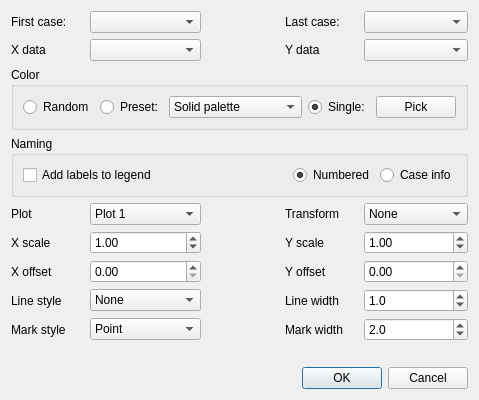
<?xml version="1.0" encoding="UTF-8"?>
<ui version="4.0">
 <class>case_dialog</class>
 <widget class="QDialog" name="case_dialog">
  <property name="geometry">
   <rect>
    <x>0</x>
    <y>0</y>
    <width>464</width>
    <height>364</height>
   </rect>
  </property>
  <property name="windowTitle">
   <string>Case line addition</string>
  </property>
  <layout class="QGridLayout" name="gridLayout_3">
   <item row="2" column="0">
    <widget class="QDialogButtonBox" name="OK_btn">
     <property name="enabled">
      <bool>true</bool>
     </property>
     <property name="orientation">
      <enum>Qt::Horizontal</enum>
     </property>
     <property name="standardButtons">
      <set>QDialogButtonBox::Cancel|QDialogButtonBox::Ok</set>
     </property>
    </widget>
   </item>
   <item row="1" column="0">
    <widget class="QLabel" name="error_label">
     <property name="sizePolicy">
      <sizepolicy hsizetype="Preferred" vsizetype="Fixed">
       <horstretch>0</horstretch>
       <verstretch>0</verstretch>
      </sizepolicy>
     </property>
     <property name="text">
      <string/>
     </property>
     <property name="alignment">
      <set>Qt::AlignCenter</set>
     </property>
    </widget>
   </item>
   <item row="0" column="0">
    <layout class="QGridLayout" name="gridLayout" rowstretch="10,0,0,0,0,0,0,0,0" columnstretch="0,0,0,0,0">
     <item row="6" column="0">
      <widget class="QLabel" name="label_13">
       <property name="text">
        <string>X offset</string>
       </property>
      </widget>
     </item>
     <item row="5" column="1">
      <widget class="ScienDSpinBox" name="case_xscale_sb">
       <property name="value">
        <double>1.000000000000000</double>
       </property>
      </widget>
     </item>
     <item row="5" column="3">
      <widget class="QLabel" name="label_12">
       <property name="text">
        <string>Y scale</string>
       </property>
      </widget>
     </item>
     <item row="7" column="1">
      <widget class="QComboBox" name="case_style_cb">
       <property name="currentText">
        <string>None</string>
       </property>
       <property name="currentIndex">
        <number>0</number>
       </property>
       <item>
        <property name="text">
         <string>None</string>
        </property>
       </item>
       <item>
        <property name="text">
         <string>Solid</string>
        </property>
       </item>
       <item>
        <property name="text">
         <string>Dashed</string>
        </property>
       </item>
       <item>
        <property name="text">
         <string>Dash-dot</string>
        </property>
       </item>
       <item>
        <property name="text">
         <string>Dotted</string>
        </property>
       </item>
      </widget>
     </item>
     <item row="4" column="4">
      <widget class="QComboBox" name="case_transform_cb">
       <item>
        <property name="text">
         <string>None</string>
        </property>
       </item>
       <item>
        <property name="text">
         <string>|.|</string>
        </property>
       </item>
       <item>
        <property name="text">
         <string>Arg(.)</string>
        </property>
       </item>
       <item>
        <property name="text">
         <string>unwrap Arg(.)</string>
        </property>
       </item>
       <item>
        <property name="text">
         <string>20log(.)</string>
        </property>
       </item>
       <item>
        <property name="text">
         <string>20log(|.|)</string>
        </property>
       </item>
       <item>
        <property name="text">
         <string>unwrap(.)</string>
        </property>
       </item>
      </widget>
     </item>
     <item row="0" column="0">
      <widget class="QLabel" name="label">
       <property name="text">
        <string>First case:</string>
       </property>
      </widget>
     </item>
     <item row="5" column="4">
      <widget class="ScienDSpinBox" name="case_yscale_sb">
       <property name="value">
        <double>1.000000000000000</double>
       </property>
      </widget>
     </item>
     <item row="1" column="0">
      <widget class="QLabel" name="label_3">
       <property name="text">
        <string>X data</string>
       </property>
      </widget>
     </item>
     <item row="7" column="3">
      <widget class="QLabel" name="label_7">
       <property name="text">
        <string>Line width</string>
       </property>
      </widget>
     </item>
     <item row="4" column="1">
      <widget class="QComboBox" name="case_render_cb">
       <item>
        <property name="text">
         <string>Plot 1</string>
        </property>
       </item>
       <item>
        <property name="text">
         <string>Plot 2.1</string>
        </property>
       </item>
       <item>
        <property name="text">
         <string>Plot 2.2</string>
        </property>
       </item>
       <item>
        <property name="text">
         <string>Plot 3</string>
        </property>
       </item>
       <item>
        <property name="text">
         <string>Plot 4.1</string>
        </property>
       </item>
       <item>
        <property name="text">
         <string>Plot 4.2</string>
        </property>
       </item>
       <item>
        <property name="text">
         <string>Plot 5</string>
        </property>
       </item>
      </widget>
     </item>
     <item row="8" column="4">
      <widget class="QDoubleSpinBox" name="case_markersize_sb">
       <property name="decimals">
        <number>1</number>
       </property>
       <property name="minimum">
        <double>0.100000000000000</double>
       </property>
       <property name="maximum">
        <double>20.000000000000000</double>
       </property>
       <property name="singleStep">
        <double>0.100000000000000</double>
       </property>
       <property name="value">
        <double>2.000000000000000</double>
       </property>
      </widget>
     </item>
     <item row="0" column="1">
      <widget class="QComboBox" name="case_first_cb"/>
     </item>
     <item row="0" column="3">
      <widget class="QLabel" name="label_2">
       <property name="text">
        <string>Last case:</string>
       </property>
      </widget>
     </item>
     <item row="0" column="4">
      <widget class="QComboBox" name="case_last_cb"/>
     </item>
     <item row="8" column="0">
      <widget class="QLabel" name="label_8">
       <property name="text">
        <string>Mark style</string>
       </property>
      </widget>
     </item>
     <item row="1" column="3">
      <widget class="QLabel" name="label_4">
       <property name="text">
        <string>Y data</string>
       </property>
      </widget>
     </item>
     <item row="8" column="3">
      <widget class="QLabel" name="label_9">
       <property name="text">
        <string>Mark width</string>
       </property>
      </widget>
     </item>
     <item row="4" column="0">
      <widget class="QLabel" name="label_10">
       <property name="text">
        <string>Plot</string>
       </property>
      </widget>
     </item>
     <item row="1" column="4">
      <widget class="QComboBox" name="case_ydata_cb"/>
     </item>
     <item row="6" column="3">
      <widget class="QLabel" name="label_14">
       <property name="text">
        <string>Y offset</string>
       </property>
      </widget>
     </item>
     <item row="8" column="1">
      <widget class="QComboBox" name="case_marker_cb">
       <property name="currentText">
        <string>Point</string>
       </property>
       <property name="currentIndex">
        <number>1</number>
       </property>
       <item>
        <property name="text">
         <string>None</string>
        </property>
       </item>
       <item>
        <property name="text">
         <string>Point</string>
        </property>
       </item>
       <item>
        <property name="text">
         <string>Pixel</string>
        </property>
       </item>
       <item>
        <property name="text">
         <string>Circle</string>
        </property>
       </item>
       <item>
        <property name="text">
         <string>Triangle down</string>
        </property>
       </item>
       <item>
        <property name="text">
         <string>Triangle up</string>
        </property>
       </item>
       <item>
        <property name="text">
         <string>Triangle left</string>
        </property>
       </item>
       <item>
        <property name="text">
         <string>Triangle right</string>
        </property>
       </item>
       <item>
        <property name="text">
         <string>Tri down</string>
        </property>
       </item>
       <item>
        <property name="text">
         <string>Tri up</string>
        </property>
       </item>
       <item>
        <property name="text">
         <string>Tri left</string>
        </property>
       </item>
       <item>
        <property name="text">
         <string>Tri right</string>
        </property>
       </item>
       <item>
        <property name="text">
         <string>Octagon</string>
        </property>
       </item>
       <item>
        <property name="text">
         <string>Square</string>
        </property>
       </item>
       <item>
        <property name="text">
         <string>Pentagon</string>
        </property>
       </item>
       <item>
        <property name="text">
         <string>Plus (filled)</string>
        </property>
       </item>
       <item>
        <property name="text">
         <string>Star</string>
        </property>
       </item>
       <item>
        <property name="text">
         <string>Hexagon</string>
        </property>
       </item>
       <item>
        <property name="text">
         <string>Hexagon alt.</string>
        </property>
       </item>
       <item>
        <property name="text">
         <string>Plus</string>
        </property>
       </item>
       <item>
        <property name="text">
         <string>x</string>
        </property>
       </item>
       <item>
        <property name="text">
         <string>x (filled)</string>
        </property>
       </item>
       <item>
        <property name="text">
         <string>Diamond</string>
        </property>
       </item>
       <item>
        <property name="text">
         <string>Diamond (thin)</string>
        </property>
       </item>
       <item>
        <property name="text">
         <string>Vline</string>
        </property>
       </item>
       <item>
        <property name="text">
         <string>Hline</string>
        </property>
       </item>
      </widget>
     </item>
     <item row="2" column="0" colspan="5">
      <widget class="QGroupBox" name="groupBox">
       <property name="title">
        <string>Color</string>
       </property>
       <layout class="QGridLayout" name="gridLayout_2">
        <item row="0" column="1">
         <widget class="QRadioButton" name="case_presetcol_rb">
          <property name="text">
           <string>Preset:</string>
          </property>
         </widget>
        </item>
        <item row="0" column="2">
         <widget class="QComboBox" name="case_palettecol_cb">
          <item>
           <property name="text">
            <string>Solid palette</string>
           </property>
          </item>
          <item>
           <property name="text">
            <string>Blue palette</string>
           </property>
          </item>
          <item>
           <property name="text">
            <string>Green palette</string>
           </property>
          </item>
          <item>
           <property name="text">
            <string>Red palette</string>
           </property>
          </item>
          <item>
           <property name="text">
            <string>Hot palette</string>
           </property>
          </item>
          <item>
           <property name="text">
            <string>Cold palette</string>
           </property>
          </item>
          <item>
           <property name="text">
            <string>Diverging palette</string>
           </property>
          </item>
          <item>
           <property name="text">
            <string>Diverging palette 2</string>
           </property>
          </item>
         </widget>
        </item>
        <item row="0" column="0">
         <widget class="QRadioButton" name="case_randomcol_rb">
          <property name="text">
           <string>Random</string>
          </property>
         </widget>
        </item>
        <item row="0" column="4">
         <layout class="QHBoxLayout" name="horizontalLayout">
          <item>
           <widget class="QRadioButton" name="case_singlecol_rb">
            <property name="text">
             <string>Single:</string>
            </property>
            <property name="checked">
             <bool>true</bool>
            </property>
           </widget>
          </item>
          <item>
           <widget class="QPushButton" name="case_pickcol_btn">
            <property name="text">
             <string>Pick</string>
            </property>
           </widget>
          </item>
         </layout>
        </item>
        <item row="0" column="3">
         <spacer name="horizontalSpacer">
          <property name="orientation">
           <enum>Qt::Horizontal</enum>
          </property>
          <property name="sizeHint" stdset="0">
           <size>
            <width>40</width>
            <height>20</height>
           </size>
          </property>
         </spacer>
        </item>
       </layout>
      </widget>
     </item>
     <item row="3" column="0" colspan="5">
      <widget class="QGroupBox" name="groupBox_2">
       <property name="title">
        <string>Naming</string>
       </property>
       <layout class="QGridLayout" name="gridLayout_4" rowstretch="0,0" columnstretch="1,0,0,0">
        <item row="1" column="0">
         <widget class="QCheckBox" name="case_addlegend_cb">
          <property name="text">
           <string>Add labels to legend</string>
          </property>
         </widget>
        </item>
        <item row="1" column="3">
         <widget class="QRadioButton" name="case_inforname_rb">
          <property name="text">
           <string>Case info</string>
          </property>
         </widget>
        </item>
        <item row="1" column="2">
         <widget class="QRadioButton" name="case_numname_rb">
          <property name="text">
           <string>Numbered</string>
          </property>
          <property name="checked">
           <bool>true</bool>
          </property>
         </widget>
        </item>
       </layout>
      </widget>
     </item>
     <item row="7" column="0">
      <widget class="QLabel" name="label_6">
       <property name="text">
        <string>Line style</string>
       </property>
      </widget>
     </item>
     <item row="1" column="1">
      <widget class="QComboBox" name="case_xdata_cb"/>
     </item>
     <item row="5" column="0">
      <widget class="QLabel" name="label_11">
       <property name="text">
        <string>X scale</string>
       </property>
      </widget>
     </item>
     <item row="4" column="3">
      <widget class="QLabel" name="label_5">
       <property name="text">
        <string>Transform</string>
       </property>
      </widget>
     </item>
     <item row="7" column="4">
      <widget class="QDoubleSpinBox" name="case_linewidth_sb">
       <property name="decimals">
        <number>1</number>
       </property>
       <property name="minimum">
        <double>0.100000000000000</double>
       </property>
       <property name="singleStep">
        <double>0.100000000000000</double>
       </property>
       <property name="value">
        <double>1.000000000000000</double>
       </property>
      </widget>
     </item>
     <item row="6" column="1">
      <widget class="ScienDSpinBox" name="case_xoffset_sb">
       <property name="value">
        <double>0.000000000000000</double>
       </property>
      </widget>
     </item>
     <item row="6" column="4">
      <widget class="ScienDSpinBox" name="case_yoffset_sb">
       <property name="value">
        <double>0.000000000000000</double>
       </property>
      </widget>
     </item>
    </layout>
   </item>
  </layout>
 </widget>
 <customwidgets>
  <customwidget>
   <class>ScienDSpinBox</class>
   <extends>QDoubleSpinBox</extends>
   <header>src.widgets.scientific_spinbox</header>
  </customwidget>
 </customwidgets>
 <resources/>
 <connections>
  <connection>
   <sender>OK_btn</sender>
   <signal>accepted()</signal>
   <receiver>case_dialog</receiver>
   <slot>accept()</slot>
   <hints>
    <hint type="sourcelabel">
     <x>248</x>
     <y>254</y>
    </hint>
    <hint type="destinationlabel">
     <x>157</x>
     <y>274</y>
    </hint>
   </hints>
  </connection>
  <connection>
   <sender>OK_btn</sender>
   <signal>rejected()</signal>
   <receiver>case_dialog</receiver>
   <slot>reject()</slot>
   <hints>
    <hint type="sourcelabel">
     <x>316</x>
     <y>260</y>
    </hint>
    <hint type="destinationlabel">
     <x>286</x>
     <y>274</y>
    </hint>
   </hints>
  </connection>
 </connections>
</ui>
